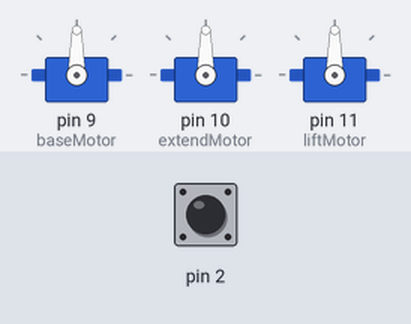
The sketch below on a simulated Arduino Uno, built with avr-gcc and run on an emulated ATmega328P. Parts: 3 × servo. The inputs (shaded band) are chosen by the test bench; at power-on: pin 2 HIGH.

Above: at 1.2 s.
1.3 s: pin 2 pulled LOW for 0.15 s
At 2.1 s:
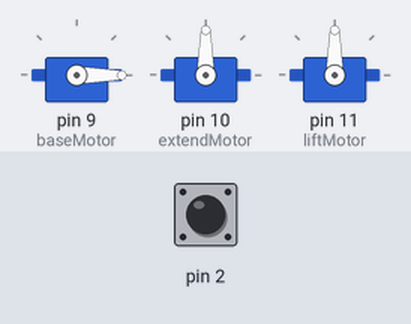
At 6.4 s:
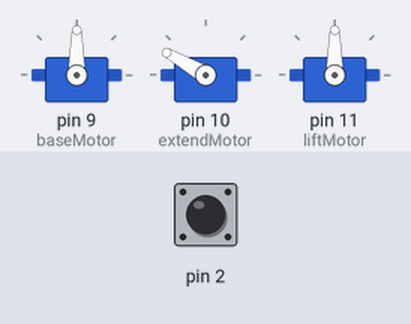
7.4 s: pin 2 driven HIGH
8.9 s: pin 2 driven LOW
At 9.2 s:
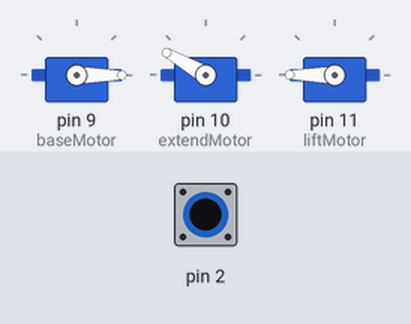
Timing chart, 0 to 15.4 s (numbered marks = the images above; inputs shaded):
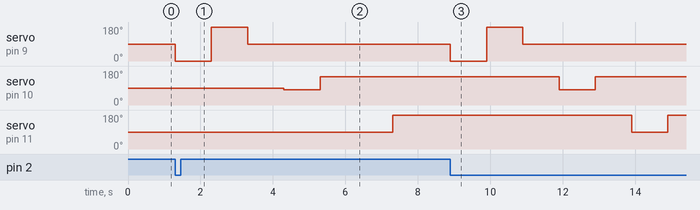

The sketch:

S2E8-softlimits-base-extend-lift_withbutton.ino
```cpp
#include <Servo.h>

/*
Challenge #1: Create soft limits for all three motors
Challenge #2: Create program to cycle through all the min and max positions
Challenge #3: Add the mid positions using the math formulas and program the kick to happen at the middle of the base motor.
Challenge #4: Modify program so that the motion only happens if you press a button (4-pin button).
*/

Servo baseMotor;
Servo extendMotor;
Servo liftMotor;

//- soft limits for motors
int baseMotorMin = 0;
int baseMotorMax = 180;
int baseMotorMid = (baseMotorMax - baseMotorMin) / 2;

int extendMotorMax = 150;
int extendMotorMin = 80;
int extendMotorMid = (extendMotorMax - extendMotorMin) / 2;

int liftMotorMax = 180;
int liftMotorMin = 90;
int liftMotorMid = (liftMotorMax - liftMotorMin) / 2;


void setup() {

  pinMode(2,INPUT_PULLUP);
  baseMotor.attach(9);
  extendMotor.attach(10);
  liftMotor.attach(11);
}

void routine() {
  baseMotor.write(baseMotorMin);
  delay(1000);
  baseMotor.write(baseMotorMax);
  delay(1000);
  baseMotor.write(baseMotorMid);
  delay(1000);

  extendMotor.write(extendMotorMin);
  delay(1000);
  extendMotor.write(extendMotorMax);
  delay(1000);

  liftMotor.write(liftMotorMin);
  delay(1000);
  liftMotor.write(liftMotorMax);
  delay(1000);
}

void loop() {

  //- if I press the button
  if (digitalRead(2)==LOW) {
    //- do the routine
    routine();
  }
  else {
    //- don't do anything

  }

}
```

Measured:
- after the input at 1.3 s, servo on pin 9 (baseMotor): 90° → 0° at once, → 180° 1.0 s later, → 90° 1.0 s later; servo on pin 10 (extendMotor): 90° → 80° after 3.0 s, → 150° 1.0 s later; servo on pin 11 (liftMotor): 90° → 180° after 6.0 s
- after the input at 7.4 s, every drawn part: stays the same
- after the input at 8.9 s, servo on pin 9 (baseMotor): 90° → 0° at once, → 180° 1.0 s later, → 90° 1.0 s later; servo on pin 10 (extendMotor): 150° → 80° after 3.0 s, → 150° 1.0 s later; servo on pin 11 (liftMotor): 180° → 90° after 5.0 s, → 180° 1.0 s later
